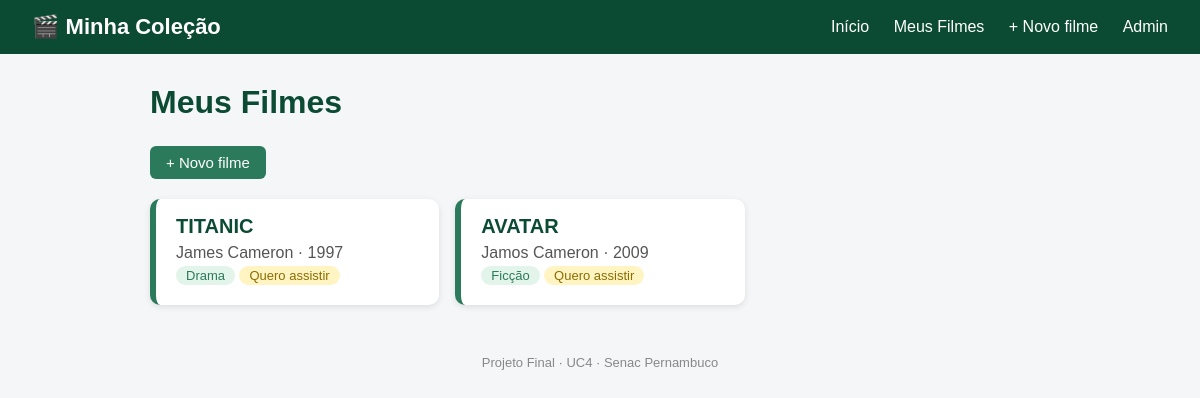
Before: /filmes/ with the older database file.
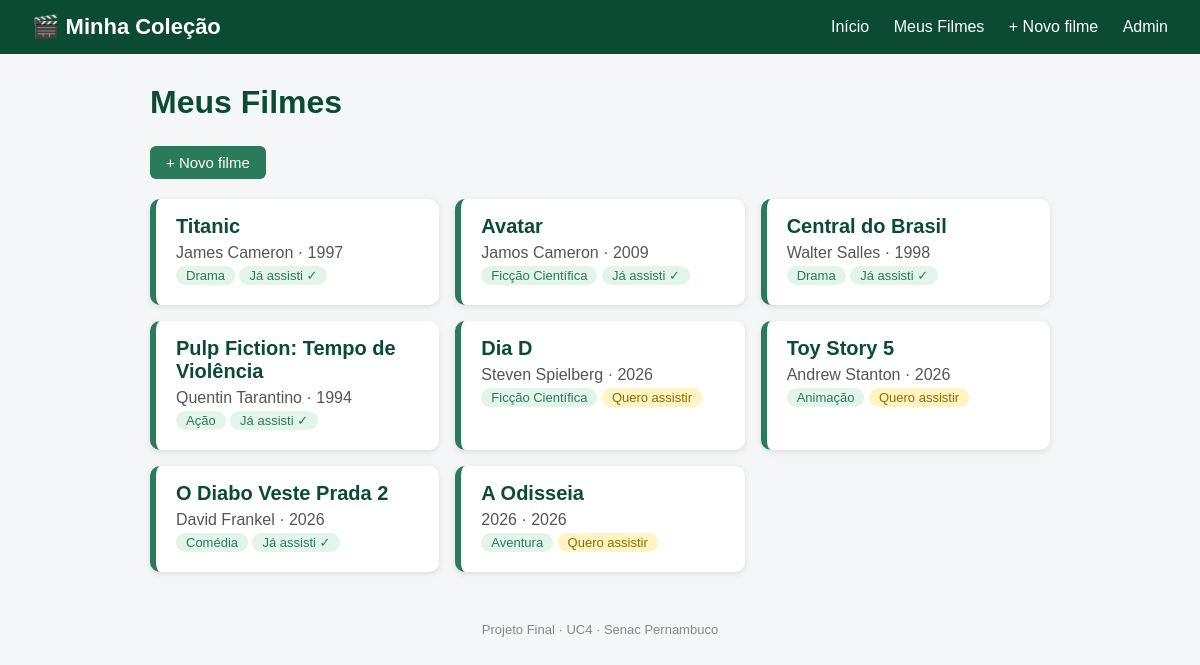
After: the same page with the newer database file.
### colecao/models.py (models this page shows, shortened)
class Filme(models.Model):
    titulo = models.CharField(max_length=100)
    diretor = models.CharField(max_length=100)
    ano = models.IntegerField()
    assistido = models.BooleanField(default=False)
    genero = models.ForeignKey(
        Genero, on_delete=models.SET_NULL, null=True, blank=True
    )

class Genero(models.Model):
    nome = models.CharField(max_length=50)
    def __str__(self):
        return self.nome

### colecao/views.py (the view)
# urls.py: path("filmes/", colecao_views.filmes),
def filmes(request):
    dados = {"filmes": Filme.objects.all()}
    return render(request, "filmes.html", dados)

### colecao/templates/filmes.html
{% extends "base.html" %}
{% block conteudo %}
<h1>Meus Filmes</h1>
<a class="botao" href="/filmes/novo/">+ Novo filme</a>
<div class="grade">
    {% for item in filmes %}
    <div class="cartao">
        <h2><a href="/filmes/{{ item.id }}/">{{ item.titulo }}</a></h2>
        <p>{{ item.diretor }} · {{ item.ano }}</p>
        <p>
            <span class="etiqueta">{{ item.genero }}</span>
            {% if item.assistido %}
                <span class="etiqueta">Já assisti ✓</span>
            {% else %}
                <span class="etiqueta nao">Quero assistir</span>
            {% endif %}
        </p>
    </div>
    {% empty %}
    <p>Nenhum filme cadastrado ainda.</p>
    {% endfor %}
</div>
{% endblock %}

### colecao/templates/base.html (shortened to what this page needs)
{% load static %}
<!DOCTYPE html>
<html lang="pt-br">
<head>
    <link rel="stylesheet" href="{% static 'css/estilo.css' %}">
</head>
<body>
    <header class="topo">
        <div class="marca">🎬 Minha Coleção</div>
        <nav>
            <a href="/">Início</a>
            <a href="/filmes/">Meus Filmes</a>
            <a href="/filmes/novo/">+ Novo filme</a>
            <a href="/admin/">Admin</a>
        </nav>
    </header>
    <main class="conteudo">
        {% block conteudo %}
        {% endblock %}
    </main>
    <footer class="rodape">Projeto Final · UC4 · Senac Pernambuco</footer>
</body>
</html>

### paginas/static/css/estilo.css (style rules this page uses)
body { margin: 0; font-family: Arial, Helvetica, sans-serif; background: #f4f6f8; color: #222; }
.topo { background: #0c4b33; color: white; display: flex; justify-content: space-between; align-items: center; padding: 14px 32px; }
.marca { font-size: 22px; font-weight: bold; }
.topo nav a { color: white; text-decoration: none; margin-left: 20px; }
.conteudo { max-width: 900px; margin: 30px auto; padding: 0 20px; }
h1 { color: #0c4b33; }
.grade { display: grid; grid-template-columns: repeat(auto-fill, minmax(260px, 1fr)); gap: 16px; margin-top: 16px; }
.cartao { background: white; border-radius: 10px; padding: 16px 20px; box-shadow: 0 2px 6px rgba(0, 0, 0, 0.1); border-left: 6px solid #2b7a5b; }
.cartao h2 { margin: 0 0 6px; font-size: 20px; }
.cartao h2 a { color: #0c4b33; text-decoration: none; }
.cartao p { margin: 4px 0; color: #555; }
.etiqueta { display: inline-block; background: #e3f4ea; color: #2b7a5b; border-radius: 12px; padding: 2px 10px; font-size: 13px; }
.etiqueta.nao { background: #fff4c2; color: #8a6d00; }
.botao { display: inline-block; background: #2b7a5b; color: white; padding: 8px 16px; border: none; border-radius: 6px; text-decoration: none; font-size: 15px; cursor: pointer; margin: 4px 4px 4px 0; }
.rodape { text-align: center; color: #888; font-size: 13px; padding: 20px; }

Changed rows visible on the page:
changed Filme "James Cameron": titulo "TITANIC" → "Titanic"; assistido "Quero assistir" → "Já assisti ✓"
changed Filme "Jamos Cameron": titulo "AVATAR" → "Avatar"; genero "Ficção" → "Ficção Científica"; assistido "Quero assistir" → "Já assisti ✓"
added Filme: titulo "Central do Brasil", diretor "Walter Salles", ano "1998", genero "Drama", assistido "Já assisti ✓"
added Filme: titulo "Pulp Fiction: Tempo de Violência", diretor "Quentin Tarantino", ano "1994", genero "Ação", assistido "Já assisti ✓"
added Filme: titulo "Dia D", diretor "Steven Spielberg", ano "2026", genero "Ficção Científica", assistido "Quero assistir"
added Filme: titulo "Toy Story 5", diretor "Andrew Stanton", ano "2026", genero "Animação", assistido "Quero assistir"
added Filme: titulo "O Diabo Veste Prada 2", diretor "David Frankel", ano "2026", genero "Comédia", assistido "Já assisti ✓"
added Filme: titulo "A Odisseia", diretor "2026", ano "2026", genero "Aventura", assistido "Quero assistir"
